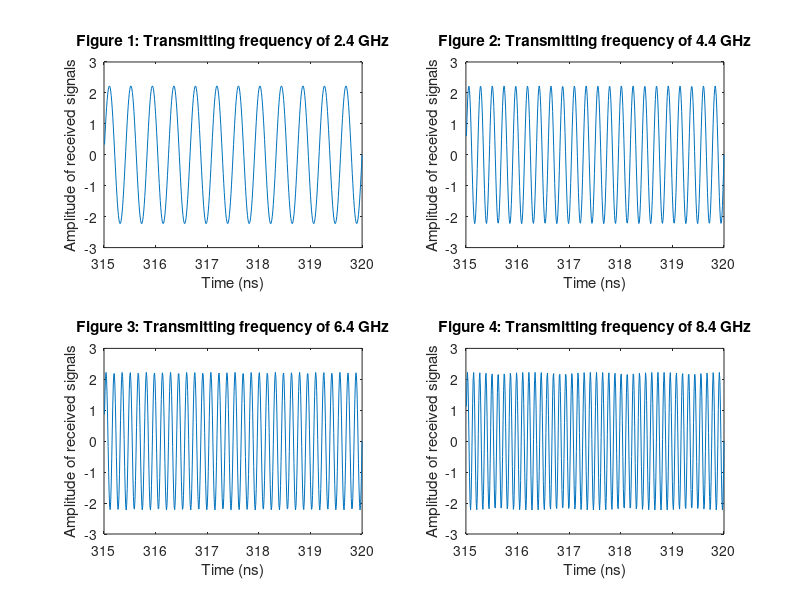

Reproduce this figure in MATLAB.
%实验4.2 : 静止无噪声情况下有限条路径的多径传播 控制变量：修改发射频率
clc;clear

%定义常量
sine_frequency = 2.4e9: 2e9 : 8.4e9;  % 正弦波频率，单位Hz
sine_initial_phase = 0;  % 正弦波初始相位
sine_amplitude = 1;      % 正弦波幅度
sampling_rate = 100e9;   % 采样率，单位Hz
plot_duration = 5e-9;    % 画图时长，单位秒
simulation_duration = 320e-9; % 仿真时长，单位秒
path_delay = [0, 50e-9, 110e-9, 170e-9, 290e-9, 310e-9];   % 各路径的传播时延，单位秒
path_loss = [0, 3, 10, 18, 26, 32]; %各路径的路径损耗，单位dB

%定义并初始化后续变量
sampling_interval = 1 / sampling_rate;  % 采样间隔，单位秒
number_of_simulation_samples = simulation_duration * sampling_rate; % 仿真采样总量
number_of_path = length(path_delay);  % 路径个数
sine_signals = zeros(length(sine_frequency),number_of_simulation_samples); % 初始化基准正弦波
path_signals = zeros(number_of_path, number_of_simulation_samples); % 初始化经各路径到达的正弦波
sum_of_path_signals = zeros(length(sine_frequency), number_of_simulation_samples); % 初始化经各路径到达的正弦波的叠加

%生成基准正弦波的采样值，以此计算出经各路径到达接收端的正弦波，并叠加
t = sampling_interval : sampling_interval : simulation_duration;    % 采样时间
for i = 1 : length(sine_frequency)
    sine_signals(i, 1 : end) = sine_amplitude * sin(2 * pi * sine_frequency(i) * t + sine_initial_phase);  % 生成基准正弦波
end

for i = 1 : number_of_path  % 对各条路径依次执行
for j = 1 : length(sine_frequency)
  path_attenuation = sine_amplitude * 10 ^ (-path_loss(1, i) / 20);  % 计算当前经当前路径到达的正弦波的振幅
  number_of_delayed_samples = round(path_delay(1, i) * sampling_rate); % 当前路径的传播时延（采样个数）
  path_signals(i, 1 + number_of_delayed_samples : end) = path_attenuation * sine_signals(j, 1 : number_of_simulation_samples - number_of_delayed_samples); % 经当前路径到达的正弦波
  sum_of_path_signals(j, :) = sum_of_path_signals(j, :) + path_signals(i, :); % 将经当前路径到达的正弦波与之前到达的相叠加
end
end

%绘制出图形
figure; % 创建一个图形窗口
starting_sample_index = (simulation_duration - plot_duration) * sampling_rate + 1; % 画图时起始采样值的序号

subplot(2,2,1)
plot(t(1, starting_sample_index : end) * 1e9, sum_of_path_signals(1, starting_sample_index : end)); % 画出叠加后的波形
title('Figure 1: Transmitting frequency of 2.4 GHz');
xlabel('Time (ns)');  % 创建横轴标注
ylabel('Amplitude of received signals');  % 创建纵轴标注


subplot(2,2,2)
plot(t(1, starting_sample_index : end) * 1e9, sum_of_path_signals(2, starting_sample_index : end)); % 画出叠加后的波形
title('Figure 2: Transmitting frequency of 4.4 GHz');
xlabel('Time (ns)');  % 创建横轴标注
ylabel('Amplitude of received signals');  % 创建纵轴标注



subplot(2,2,3)
plot(t(1, starting_sample_index : end) * 1e9, sum_of_path_signals(3, starting_sample_index : end)); % 画出叠加后的波形
title('Figure 3: Transmitting frequency of 6.4 GHz');
xlabel('Time (ns)');  % 创建横轴标注
ylabel('Amplitude of received signals');  % 创建纵轴标注



subplot(2,2,4)
plot(t(1, starting_sample_index : end) * 1e9, sum_of_path_signals(4, starting_sample_index : end)); % 画出叠加后的波形
title('Figure 4: Transmitting frequency of 8.4 GHz');
xlabel('Time (ns)');  % 创建横轴标注
ylabel('Amplitude of received signals');  % 创建纵轴标注
